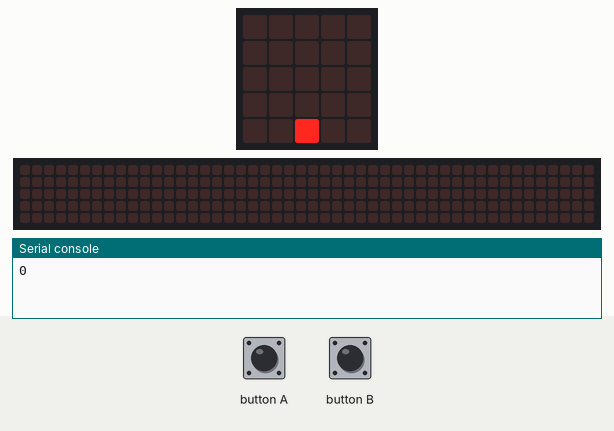
Simulated run of this program. Board: BBC micro:bit (MakeCode). Parts: the board's 5×5 LED display, a strip that is not on the board, showing the scrolling text unrolled, the last lines printed to the serial console. The inputs (shaded band) are chosen by the test bench. A reset restarts the program; the 48×5 strip is a reading aid, not a part: it shows the text the display is scrolling, unrolled, one strip-width of it at a time.

Above: at 3.9 s.
4.0 s: button A pressed for 0.15 s
At 4.52 s:
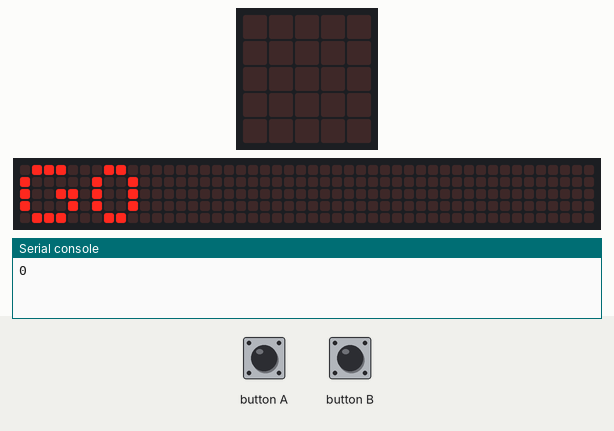
4.7 s: button B pressed 2 times (0.12 s each, 0.3 s apart)
At 4.82 s:
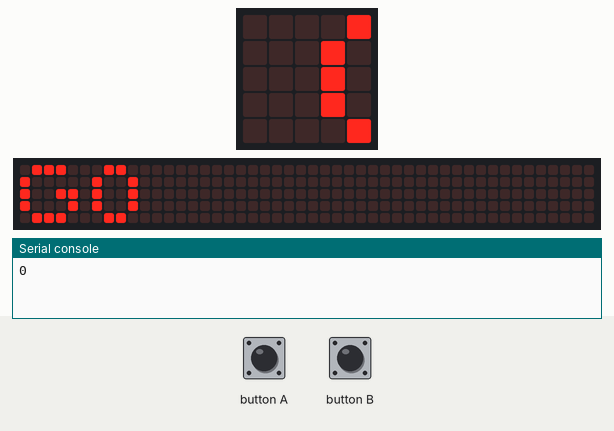
At 9.0 s:
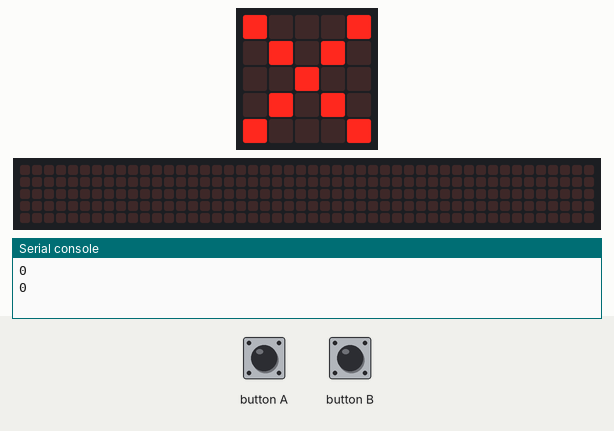
Timing chart, 0 to 10.5 s (numbered marks = the images above; inputs shaded):
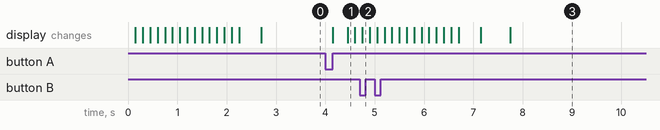

The program:

main.ts
```typescript
input.onButtonPressed(Button.A, function () {
    control.reset()
})
input.onButtonPressed(Button.B, function () {
    unterbrechung += 1
    basic.showIcon(IconNames.No)
})
let effektivitaet = 0
let Index = 0
let timer = 0
let unterbrechung = 0
basic.showString("GO")
basic.forever(function () {
    basic.clearScreen()
    if (timer <= 25) {
        led.plotBarGraph(
        timer,
        25
        )
    } else {
        basic.clearScreen()
        effektivitaet = 100 - unterbrechung / 0.25
        for (let index = 0; index < 3; index++) {
            if (effektivitaet == 100) {
                basic.clearScreen()
                basic.showIcon(IconNames.Yes)
                basic.pause(100)
            } else {
                basic.clearScreen()
                basic.showString("" + effektivitaet + "%")
                basic.showIcon(IconNames.Sad)
                basic.pause(100)
            }
        }
    }
    for (let Index = 0; Index <= 60; Index++) {
        basic.pause(1000)
    }
    Index = 0
    timer += 1
})
```

test.ts
```typescript
// Hier kann man Tests durchführen; diese Datei wird nicht kompiliert, wenn dieses Paket als Erweiterung verwendet wird.
```

Measured:
- after the input at 4.0 s, the display: first changes after 0.15 s (image 1 shows a later state)
- after the input at 4.7 s, the display: first differs from a run without the input after 3.1 s (image 3)
